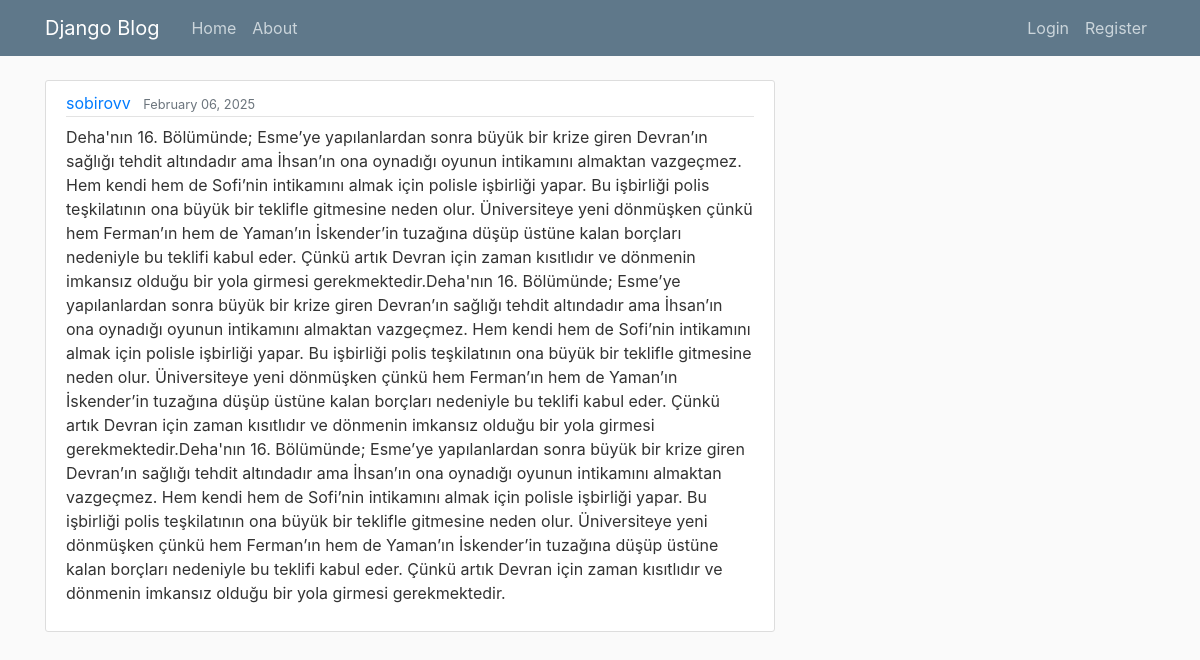
Screenshot of /post/9/ with the database file from the repository.
### blog/models.py (models this page shows, shortened)
class Post(models.Model):
    title = models.CharField(max_length=100)
    content = models.TextField()
    date_posted = models.DateTimeField(default=timezone.now) # it populates with current timeif we dont provide anything
    author = models.ForeignKey(User,on_delete=models.CASCADE)

### blog/views.py (the view)
# urls.py: path('post/<int:pk>/', PostDetailView.as_view(), name='post-detail'),
class PostDetailView(DetailView):
    model = Post

### blog/templates/blog/post_detail.html (shortened to what this page needs)
{% extends "blog/base.html" %}
{% block content %}
    <article class="media content-section">
        <div class="media-body">
            <div class="article-metadata">
                <a class="mr-2" href=" {% url 'user-posts' object.author.username">{{ object.author }}</a>
              <small class="text-muted">{{ object.date_posted|date:"F d, Y" }}</small>
            </div>
            <p class="article-content">{{ object.content }}</p>
          </div>
        </article>
{% endblock content %}

### blog/static/blog/main.css (style rules this page uses)
body { background: #fafafa; color: #333333; margin-top: 5rem; }
.content-section { background: #ffffff; padding: 10px 20px; border: 1px solid #dddddd; border-radius: 3px; margin-bottom: 20px; }
.article-content { white-space: pre-line; }
.article-metadata { padding-bottom: 1px; margin-bottom: 4px; border-bottom: 1px solid #e3e3e3 }

### rows the page displays
Post: author "sobirovv", date_posted "February 06, 2025", content "Deha'nın 16. Bölümünde; Esme’ye yapılanlardan sonra büyük bir krize giren Devran’ın sağlığı tehdit altındadır ama İhsan’ın ona oynadığı oyunun intikamını almaktan vazgeçmez. Hem kendi hem de Sofi’nin intikamını almak için polisle işbirliği yapar. Bu işbirliği polis teşkilatının ona büyük bir teklifle gitmesine neden olur. Üniversiteye yeni dönmüşken çünkü hem Ferman’ın hem de Yaman’ın İskender’in tuzağına düşüp üstüne kalan borçları nedeniyle bu teklifi kabul eder. Çünkü artık Devran için zaman kısıtlıdır ve dönmenin imkansız olduğu bir yola girmesi gerekmektedir.Deha'nın 16. Bölümünde; Esme’ye yapılanlardan sonra büyük bir krize giren Devran’ın sağlığı tehdit altındadır ama İhsan’ın ona…"
